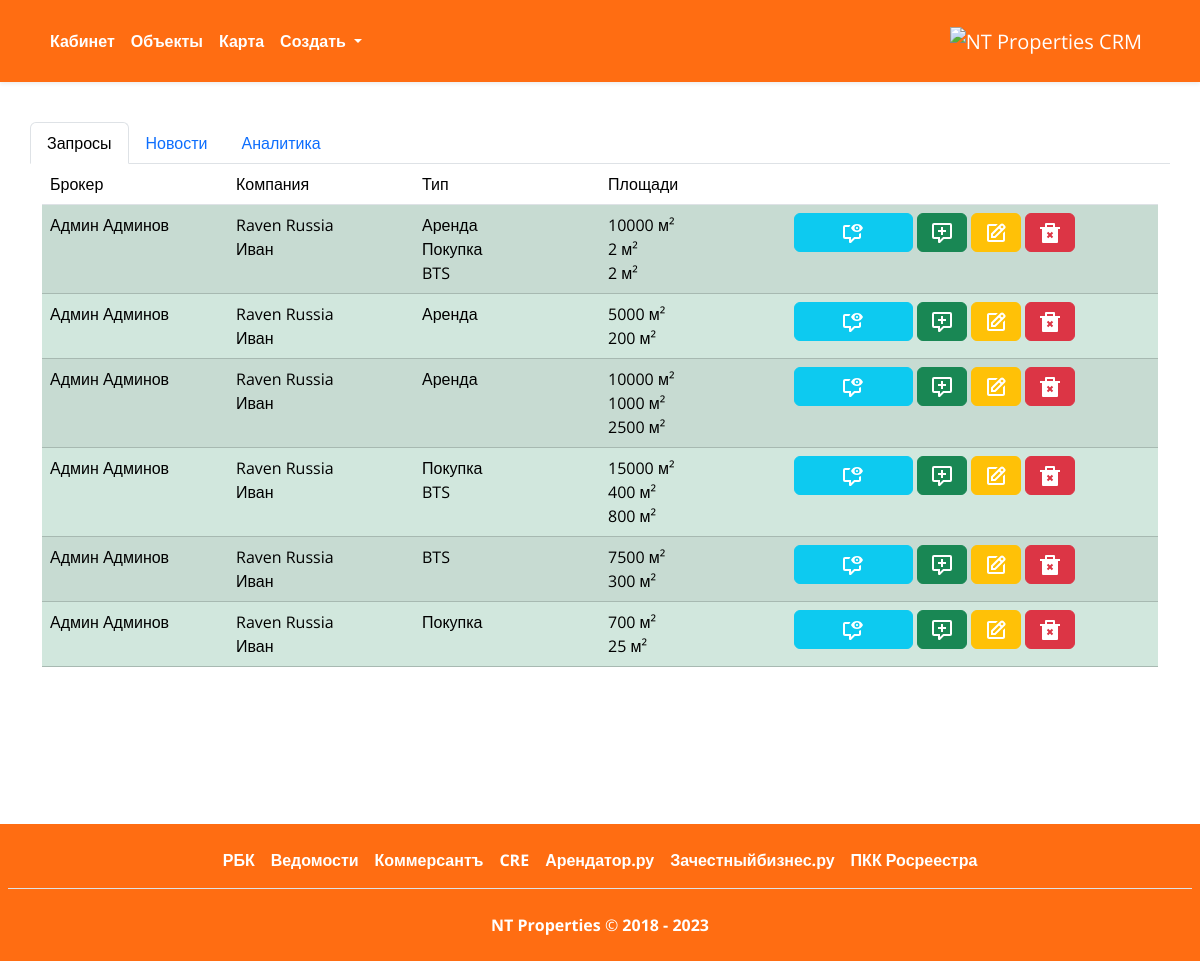
The app's page / (signed in) with its own data.
### realestate/models.py (models this page shows, shortened)
class Request(models.Model):
    broker = models.ForeignKey(settings.AUTH_USER_MODEL, null=True, on_delete=models.SET_NULL, verbose_name="Ответственный брокер")
    client = models.ForeignKey(Contact, null=False, on_delete=models.PROTECT, verbose_name="Контакт клиента")
    lease = models.BooleanField("Аренда", default=False)
    buy = models.BooleanField("Покупка", default=False)
    bts = models.BooleanField("Build-to-suit", default=False)
    whs_area = models.PositiveIntegerField("Склад, кв. м", null=True,  blank=True)
    office_area = models.PositiveIntegerField("Офис, кв. м", null=True, blank=True)
    mez_area = models.PositiveIntegerField("Мезонин, кв. м", null=True, blank=True)
    comment = models.TextField("Дополнительная информация", max_length=512, null=True, blank=True)
    db_update_date = models.DateField("Дата обновления", auto_now_add=True)
    class Meta:
        verbose_name = 'Запрос'
        verbose_name_plural = 'Запросы'

class Contact(models.Model):
    employer = models.ForeignKey(Company, on_delete=models.PROTECT, related_name='contact', null=True, blank=True, verbose_name="Компания")
    name = models.CharField("ФИО", max_length=60, null=False)
    phone_number = models.CharField('Рабочий номер телефона', max_length=12, null=False)
    email = models.CharField('Рабочий e-mail', max_length=40)
    title = models.CharField("Должность", max_length=20, null=False, blank=True)
    additional_info = models.CharField("Дополнительная информция", max_length=256, null=True, blank=True)
    db_update_date = models.DateField("Дата обновления", auto_now_add=True)
    class Meta:
        verbose_name = 'Контакт'
        verbose_name_plural = 'Контакты'

class Company(models.Model):
    name = models.CharField("Назавание", max_length=30, null=False, blank=False)
    is_client = models.BooleanField('Клиент', default=True)
    is_logist = models.BooleanField('Логист', default=False)
    is_landlord = models.BooleanField('Собственник', default=False)
    is_developer = models.BooleanField('Девелопер', default=False)
    is_pm = models.BooleanField('Управляющая компания', default=False)
    is_broker = models.BooleanField('Брокер', default=False)
    is_subcontractor = models.BooleanField('Подрядчик', default=False)
    website = models.CharField('Сайт', max_length=40, null=True, blank=True)
    db_update_date = models.DateField("Дата обновления", auto_now_add=True)
    class Meta:
        verbose_name = 'Компания'
        verbose_name_plural = 'Компании'
    def __str__(self):
        return self.name

### realestate/views.py (the view)
# urls.py: path('', views.dashboard_view, name='dashboard'),
@login_required
def dashboard_view(request):
    requests = Request.objects.all()
    activities = Activity.objects.all()
    context = {
        'requests': requests,
        'activities': activities,
    }
    return render(request, 'dashboard.html', context)

### templates/dashboard.html (shortened to what this page needs)
{% extends "index.html" %}
{% block create %}
{% load static %}
    <div class="row">
        <ul class="nav nav-tabs" id="myTab" role="tablist">
          <li class="nav-item" role="presentation">
            <button class="nav-link active" id="home-tab" data-bs-toggle="tab" data-bs-target="#inprogress-tab-pane" type="button" role="tab" aria-controls="home-tab-pane" aria-selected="true">
                Запросы
            </button>
          </li>
          <li class="nav-item" role="presentation">
            <button class="nav-link" id="profile-tab" data-bs-toggle="tab" data-bs-target="#news-tab-pane" type="button" role="tab" aria-controls="profile-tab-pane" aria-selected="false">
                Новости
            </button>
          </li>
          <li class="nav-item" role="presentation">
            <button class="nav-link" id="contact-tab" data-bs-toggle="tab" data-bs-target="#analytics-tab-pane" type="button" role="tab" aria-controls="contact-tab-pane" aria-selected="false">
                Аналитика
            </button>
          </li>
        </ul>
        <div class="tab-content" id="myTabContent">
          <div class="tab-pane fade show active" id="inprogress-tab-pane" role="tabpanel" aria-labelledby="inprogress-tab" tabindex="0">
              <div class="table-responsive">
                <table class="table table-striped">
                    <thead>
                        <tr>
                            <td class="col-lg-2 col-sm-2">Брокер</td>
                            <td class="col-lg-2 col-sm-2">Компания</td>
                            <td class="col-lg-2 col-sm-2">Тип</td>
                            <td class="col-lg-2 col-sm-2">Площади</td>
                            <td class="col"></td>
                        </tr>
                    </thead>
                    <tbody>
                        {% for request in requests %}
                        <tr class="table-success">
                            <td class="col-lg-2 col-sm-2">{% if request.broker.first_name and request.broker.last_name %}{{ request.broker.first_name }} {{ request.broker.last_name }}{% endif %}</td>
                            <td class="col-lg-2 col-sm-2">{{ request.client.employer }}<br>{{ request.client.name }}</td>
                            <td class="col-lg-2 col-sm-2">{% if request.lease %}Аренда<br>{% endif %}{% if request.buy %}Покупка<br>{% endif %}{% if request.bts %}BTS{% endif %}</td>
                            <td class="col-lg-2 col-sm-2">{% if request.whs_area %}{{ request.whs_area }} м&#178;<br>{% endif %}{% if request.whs_area %}{{ request.office_area }} м&#178;<br>{% endif %}{% if request.mez_area %}{{ request.mez_area }} м&#178;<br>{% endif %}</td>
                            <td class="col">
                                <div class="justify-content-center">
                                    <div class="btn btn-info col-lg-4 col-sm">
                                        <svg width="24" height="24">
                                            <use xlink:href="{% static 'svg/icons.svg' %}#see_comments"></use>
                                        </svg>
                                    </div>
                                    <div class="btn btn-success col">
                                        <svg width="24" height="24">
                                            <use xlink:href="{% static 'svg/icons.svg' %}#add_comment"></use>
                                        </svg>
                                    </div>
                                    <div class="btn btn-warning col">
                                        <svg width="24" height="24">
                                            <use xlink:href="{% static 'svg/icons.svg' %}#edit"></use>
                                        </svg>
                                    </div>
                                    <div class="btn btn-danger col">
                                        <svg width="24" height="24">
                                            <use xlink:href="{% static 'svg/icons.svg' %}#delete"></use>
                                        </svg>
                                    </div>
                                </div>
                            </td>
                        </tr>
                        {% endfor %}
                    </tbody>
                </table>
              </div>
          </div>
        </div>
    </div>
{% endblock %}

### templates/index.html (shortened to what this page needs)
<!DOCTYPE html>
<html lang="ru" class="py-0">
    <head>
        {% load static %}
        <link href="https://cdn.jsdelivr.net/npm/bootstrap@5.3.2/dist/css/bootstrap.min.css" rel="stylesheet">
        <link href="https://cdn.jsdelivr.net/npm/select2@4.1.0-rc.0/dist/css/select2.min.css" rel="stylesheet" />
        <link rel="stylesheet" type="text/css" href="{% static 'css/style.css' %}">
        <link rel="stylesheet" type="text/css" href="{% static 'prop_view_map/prop_view_map.css' %}"/>
    </head>
    <body>
        <div class="wrapper">
            <div class="content">
                {% if not view.is_popup %}
                    {% include "header.html" %}
                {% endif %}
                <div class="container my-3">
                    {% block create %}
                    {% endblock %}
                </div>
            </div>
            <div class="footer">
                {% include "footer.html" %}
            </div>
        </div>
    </body>
</html>

### templates/header.html (shortened to what this page needs)
{% if not view.is_popup %}
<nav class="navbar navbar-expand-lg shadow-sm" style="padding-top:20px;padding-bottom:20px;background-color:#ff6d12;">
  <div class="container">
    <div class="collapse navbar-collapse" id="navbarSupportedContent">
      <br>
      <ul class="justify-content-center navbar-nav me-auto mb-2 mb-lg-0">
        <li class="nav-item">
          <a class="nav-link text-white" aria-current="page" href="{% url 'dashboard' %}"><b>Кабинет</b></a>
        </li>
        <li class="nav-item">
          <a class="nav-link text-white" aria-current="page" href="{% url 'listing' %}"><b>Объекты</b></a>
        </li>
        <li class="nav-item">
          <a class="nav-link text-white" aria-current="page" href="{% url 'map' %}"><b>Карта</b></a>
        </li>
        <li class="nav-item dropdown">
          <a class="nav-link dropdown-toggle text-white" href="#" role="button" data-bs-toggle="dropdown" aria-expanded="false">
            <b>Создать</b>
          </a>
        </li>
      </ul>
    </div>
      {% load static %}
    <a class="navbar-brand text-white" href=""><img src="{% static 'logo.png' %}"  alt="NT Properties CRM" width="192px" height="73px" ></a>
  </div>
</nav>
<br>
{% endif %}

### templates/footer.html (shortened to what this page needs)
<div class="container-fluid py-0 px-0" >
  <footer class="mt-4 position-absolute" style="background-color:#ff6d12;width:100%;">
    <ul class="nav justify-content-center border-bottom p-2 m-2">
      <li class="nav-item"><a href="https://www.rbc.ru/business/" target="_blank" class="nav-link px-2 text-white"><b>РБК</b></a></li>
      <li class="nav-item"><a href="https://www.vedomosti.ru/" target="_blank" class="nav-link px-2 text-white"><b>Ведомости</b></a></li>
      <li class="nav-item"><a href="https://www.kommersant.ru/" target="_blank" class="nav-link px-2 text-white"><b>Коммерсантъ</b></a></li>
      <li class="nav-item"><a href="https://cre.ru/" target="_blank" class="nav-link px-2 text-white"><b>CRE</b></a></li>
      <li class="nav-item"><a href="https://www.arendator.ru/news/" target="_blank" class="nav-link px-2 text-white"><b>Арендатор.ру</b></a></li>
      <li class="nav-item"><a href="https://zachestnyibiznes.ru/" target="_blank" class="nav-link px-2 text-white"><b>Зачестныйбизнес.ру</b></a></li>
      <li class="nav-item"><a href="https://pkk5-rosreestr.ru/" target="_blank" class="nav-link px-2 text-white"><b>ПКК Росреестра</b></a></li>
    </ul>
    <p class="text-center text-white p-2 m-3"><b>NT Properties</b> © <b>2018 - <span class="yearJS"></b></span></p>
  </footer>
</div>

### realestate/static/css/style.css (style rules this page uses)
html, body { height: 100%; font-family: "Open Sans", sans-serif; }
.wrapper { display: flex; flex-direction: column; height: 100%; }
.content { flex: 1 0 auto; }
.footer { flex: 0 0 auto; }

### records on screen
Request: broker.first_name "Админ", broker.last_name "Админов", client.employer "Raven Russia", client.name "Иван", lease "Аренда", buy "Покупка", bts "BTS", whs_area "10000", office_area "2", mez_area "2"
Request: broker.first_name "Админ", broker.last_name "Админов", client.employer "Raven Russia", client.name "Иван", lease "Аренда", whs_area "5000", office_area "200"
Request: broker.first_name "Админ", broker.last_name "Админов", client.employer "Raven Russia", client.name "Иван", lease "Аренда", whs_area "10000", office_area "1000", mez_area "2500"
Request: broker.first_name "Админ", broker.last_name "Админов", client.employer "Raven Russia", client.name "Иван", buy "Покупка", bts "BTS", whs_area "15000", office_area "400", mez_area "800"
Request: broker.first_name "Админ", broker.last_name "Админов", client.employer "Raven Russia", client.name "Иван", bts "BTS", whs_area "7500", office_area "300"
Request: broker.first_name "Админ", broker.last_name "Админов", client.employer "Raven Russia", client.name "Иван", buy "Покупка", whs_area "700", office_area "25"
